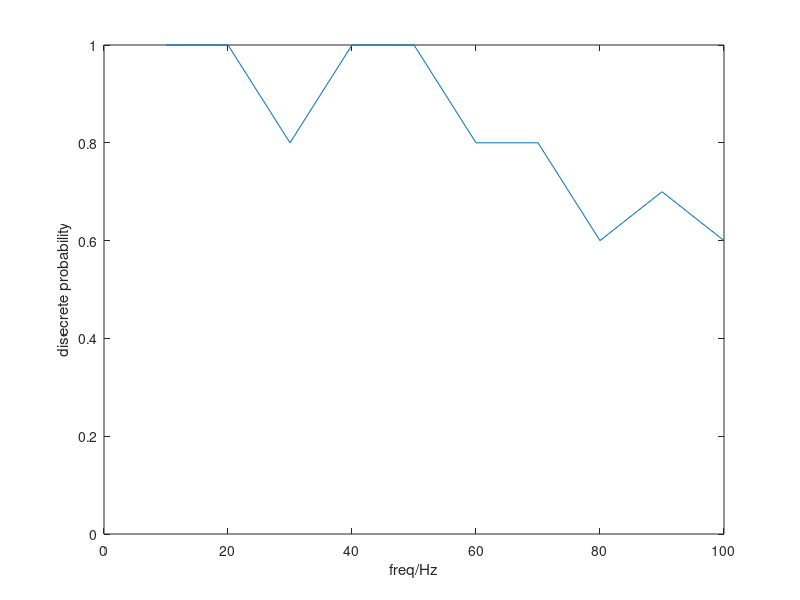

Reproduce this figure in MATLAB.
%% This script can generate sound trains meeting the requirement of assignment 2 in course-SCNS.
% Minxing Wang, Mar 22, 2021
% Audio generation part refers to TA Yichao Li

srate = 20000; %Hz
click_t = 1e-4; %s
click_len = int32(click_t * srate);

total_time = 1; %s
t_len = int32(total_time * srate);
ICI = [10:10:100];
seq = zeros(10,t_len);
for i = 1 : 10
    locs=t_len/ICI(i);
    for j=1:t_len
        if mod(j,locs)==0
            seq(i,j+1:j+click_len)=1;
        end
    end
end

str=randperm(100);
str=mod(str,10);
str=str+1;
for i=1:100
    soundsc(seq(str(i),:), srate);
    pause(3);
end

%% function curve plotting part
x=ICI;
y=[1 1 0.8 1 1 0.8 0.8 0.6 0.7 0.6];
plot(x,y)
ylim([0 1])
xlabel('freq/Hz')
ylabel('disecrete probability')

%% 